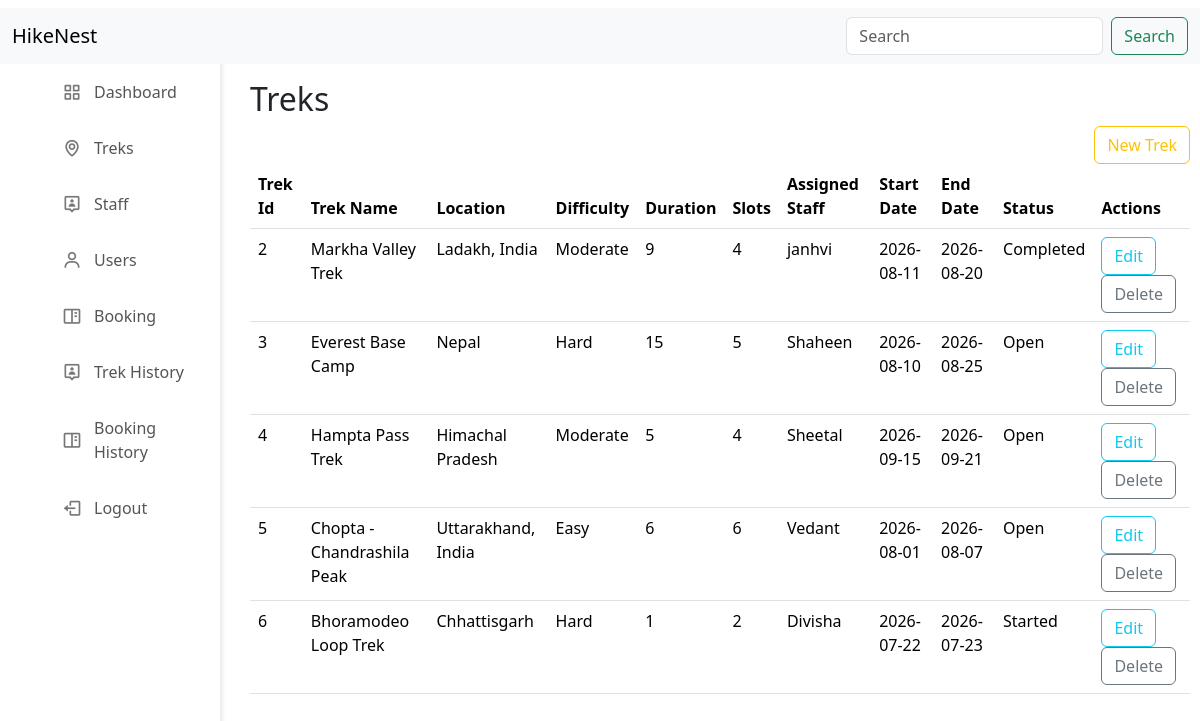
Page /admin_trek on the committed database.
### application/models.py (models this page shows)
class Trek(db.Model):
    __tablename__ = 'trek'
    id = db.Column(db.Integer(), primary_key = True, autoincrement = True)
    trek_name = db.Column(db.String(),  nullable = False)
    location = db.Column(db.String(),  nullable = False)
    difficulty = db.Column(db.String(),  nullable = False)
    duration = db.Column(db.String(),  nullable = False)
    available_slots = db.Column(db.Integer(),  nullable = False)
    assigned_staff_id = db.Column(db.Integer(), db.ForeignKey('staff.id'),  nullable = False)
    start_date = db.Column(db.Date(),  nullable = False)
    end_date = db.Column(db.Date(),  nullable = False)
    status = db.Column(db.String(),  nullable = False)
    description = db.Column(db.String(),  nullable = False)
    bookings = db.relationship("Booking", backref = "trek")

class Staff(db.Model):
    __tablename__ = 'staff'
    id = db.Column(db.Integer(), primary_key = True, autoincrement = True)
    name = db.Column(db.String(),  nullable = False)
    email = db.Column(db.String(), unique = True, nullable = False)
    phone = db.Column(db.String(10), unique = True, nullable = False)
    password = db.Column(db.String(), nullable = False)
    status = db.Column(db.String(),  nullable = False, default= "Pending")
    treks = db.relationship("Trek", backref = "staff")

### application/controllers.py (the view)
@app.route("/admin_trek")
def admin_trek():
    treks = Trek.query.filter(or_(Trek.status == "Open", Trek.status == "Started", Trek.status == "Completed")).all()
    return render_template("admin_trek.html",treks = treks)

### templates/admin_trek.html (shortened to what this page needs)
<!DOCTYPE html>
<html>
    <head>
        <link rel="stylesheet" href="/static/dashboard.css">
        <link href="https://cdn.jsdelivr.net/npm/bootstrap@5.3.8/dist/css/bootstrap.min.css" rel="stylesheet">
        <link rel="stylesheet" href="https://cdn.jsdelivr.net/npm/boxicons@latest/css/boxicons.min.css">
    </head>
    <body>
        <div class="sidebar">
            <ul class="nav-links">
                <li><a href="/admin_dashboard"><i class="bx bx-grid-alt"></i>Dashboard</a></li>
                <li><a href="/admin_trek"><i class="bx bx-map"></i>Treks</a></li>
                <li><a href="/admin_staff_active"><i class="bx bx-user-pin"></i>Staff</a></li>
                <li><a href="/admin_users_active"><i class="bx bx-user"></i>Users</a></li>
                <li><a href="/admin_bookings"><i class="bx bx-book-content"></i>Booking</a></li>
                <li><a href="/admin_trek_history"><i class="bx bx-user-pin"></i>Trek History</a></li>
                <li><a href="/admin_booking_history"><i class="bx bx-book-content"></i> Booking History</a></li>
                <li><a href="/logout" class="logout"><i class="bx bx-log-out"></i>Logout</a></li>
            </ul>
        </div>
        <div class="navbar" style = "position : fixed;">
            <nav class="navbar bg-body-tertiary" >
                <div class="container-fluid">
                    <a class="navbar-brand">HikeNest</a>
                    <form class="d-flex" role="search" action = "/search_admin_trek">
                    <input class="form-control me-2" type="search" name="search" placeholder="Search" aria-label="Search"/>
                    <button class="btn btn-outline-success" type="submit">Search</button>
                    </form>
                </div>
            </nav>
        </div>
        <div class = "canvas" >
            <h2>Treks</h2>
            <div class="d-grid gap-2 d-md-flex justify-content-md-end">
                <a href="/admin_new_trek" class="btn btn-outline-warning">New Trek</a>
            </div>
            <div class = "table">
                <table class="table table-hover">
                    <thead>
                        <tr>
                            <th scope="row">Trek Id</th>
                            <th scope="row">Trek Name</th>
                            <th scope="row">Location</th>
                            <th scope="row">Difficulty</th>
                            <th scope="row">Duration</th>
                            <th scope="row">Slots</th>
                            <th scope="row">Assigned Staff </th>
                            <th scope="row">Start Date</th>
                            <th scope="row">End Date</th>
                            <th scope="row">Status</th>
                            <th scope="row">Actions</th>
                        </tr>
                    </thead>
                    <tbody>
                        {% if treks %}
                            {% for trek in treks %}
                            <tr>
                                <td>{{trek.id}}</td>
                                <td>{{trek.trek_name}}</td>
                                <td>{{trek.location}}</td>
                                <td>{{trek.difficulty}}</td>
                                <td>{{trek.duration}}</td>
                                <td>{{trek.available_slots}}</td>
                                <td>{{trek.staff.name}}</td>
                                <td>{{trek.start_date}}</td>
                                <td>{{trek.end_date}}</td>
                                <td>{{trek.status}}</td>
                                <td><a href="/admin_edit_trek/{{trek.id}}" class="btn btn-outline-info" >Edit</a>
                                    <a href="/delete_trek/{{trek.id}}" class="btn btn-outline-secondary" >Delete</a></td>
                            </tr>
                            {% endfor %}
                        {% else %}
                        <tr>
                            <td colspan="9" class="text-center">
                                There is no data.
                            </td>
                        </tr>
                        {% endif %}
                    </tbody>
                </table>
            </div>
        </div>
    </body>
</html>

### static/dashboard.css (style rules this page uses)
* { margin: 0; padding: 0; box-sizing: border-box; }
body { background-color: #f4f5f7; }
.sidebar { margin-top: 50px; position: fixed; top: 0; left: 0; height: 100%; width: 220px; background-color: #ffffff; box-shadow: 2px 0px 5px rgba(0,0,0,0.1); padding: 20px; }
.nav-links { list-style: none; }
.nav-links li { margin-bottom: 12px; }
.nav-links li a { display: flex; align-items: center; text-decoration: none; color: #555555; font-size: 16px; padding: 10px; border-radius: 6px; }
.nav-links li a i { font-size: 20px; margin-right: 12px; color: #777777; }
.navbar { top: 0; margin-top: 0px; width: 100%; position:fixed; text-decoration: none; }
.canvas { overflow: auto; margin-left: 240px; margin-top: 70px; margin-right: 20px; padding: 10px; width:calc(100% - 240px); height:calc(100vh - 70px); }

### rows in the picture
Trek: id "2", trek_name "Markha Valley Trek", location "Ladakh, India", difficulty "Moderate", duration "9", available_slots "4", staff.name "janhvi", start_date "2026-08-11", end_date "2026-08-20", status "Completed"
Trek: id "3", trek_name "Everest Base Camp", location "Nepal", difficulty "Hard", duration "15", available_slots "5", staff.name "Shaheen", start_date "2026-08-10", end_date "2026-08-25", status "Open"
Trek: id "4", trek_name "Hampta Pass Trek", location "Himachal Pradesh", difficulty "Moderate", duration "5", available_slots "4", staff.name "Sheetal", start_date "2026-09-15", end_date "2026-09-21", status "Open"
Trek: id "5", trek_name "Chopta - Chandrashila Peak", location "Uttarakhand, India", difficulty "Easy", duration "6", available_slots "6", staff.name "Vedant", start_date "2026-08-01", end_date "2026-08-07", status "Open"
Trek: id "6", trek_name "Bhoramodeo Loop Trek", location "Chhattisgarh", difficulty "Hard", duration "1", available_slots "2", staff.name "Divisha", start_date "2026-07-22", end_date "2026-07-23", status "Started"
